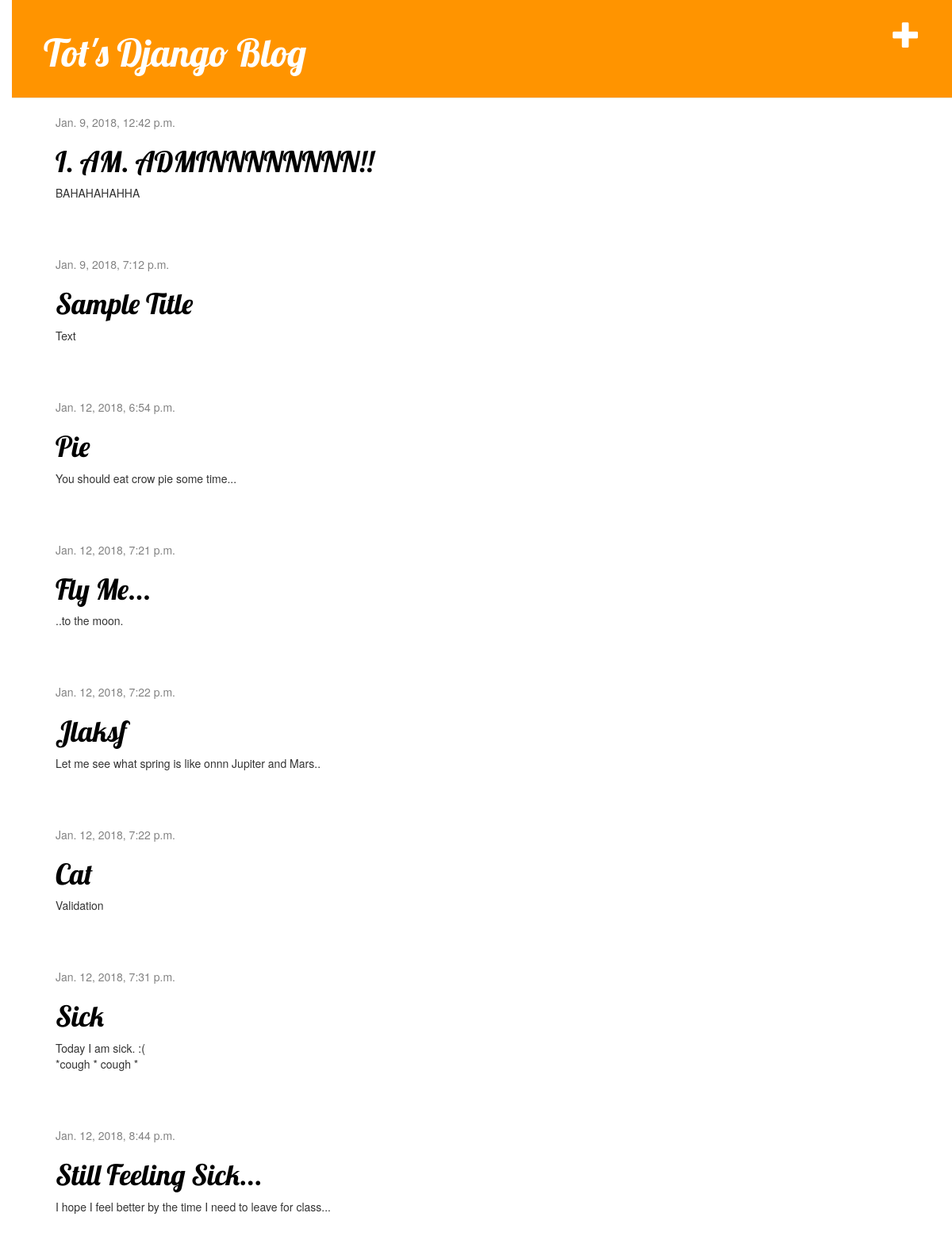
The app's page / (signed in) with its own data.
### blog/models.py (models this page shows, shortened)
class Post(models.Model):
    author = models.ForeignKey('auth.User',
        on_delete=models.CASCADE,
    )
    title = models.CharField(max_length=200)
    text=models.TextField()
    created_date = models.DateTimeField(
        default=timezone.now
    )
    published_date=models.DateTimeField(
        blank=True, null=True
    )

### blog/views.py (the view)
# urls.py: url(r'^$', views.post_list, name='post_list'),
def post_list(request):
    posts= Post.objects.filter(published_date__lte=timezone.now()).order_by('published_date')
    '''
    context = {
        'title':'Latest Posts',
        'posts':post
    } then pass in render instead of the current dictionary
    '''
    return render(request, 'blog/post_list.html', {'posts':posts})

### blog/templates/blog/post_list.html
{% extends "blog/base.html" %}
{% block content %}
    {% for post in posts %}
        <article class="post">
            <div class="date">
                {{post.published_date}}
            </div>
            <h1><a href="{% url 'post_detail' pk=post.pk %}">{{post.title}}</a></h1>
            <p>{{post.text|linebreaksbr}} </p>
        </article>
    {% endfor %}
{% endblock %}

### blog/static/css/blog.css (style rules this page uses)
body { padding-left: 15px; }
h1 a { color: #FCA205; font-family: 'Lobster'; }
h1, h2, h3, h4 { font-family: 'Lobster', cursive; }
.date { color: #828282; }
.post { margin-bottom: 70px; }
.post h1 a, .post h1 a:visited { color: #000000; }

### records on screen
Post: published_date "Jan. 9, 2018, 12:42 p.m.", title "I. AM. ADMINNNNNNNN!!", text "BAHAHAHAHHA"
Post: published_date "Jan. 9, 2018, 7:12 p.m.", title "Sample Title", text "Text"
Post: published_date "Jan. 12, 2018, 6:54 p.m.", title "Pie", text "You should eat crow pie some time..."
Post: published_date "Jan. 12, 2018, 7:21 p.m.", title "Fly Me...", text "..to the moon."
Post: published_date "Jan. 12, 2018, 7:22 p.m.", title "Jlaksf", text "Let me see what spring is like onnn Jupiter and Mars.."
Post: published_date "Jan. 12, 2018, 7:22 p.m.", title "Cat", text "Validation"
Post: published_date "Jan. 12, 2018, 7:31 p.m.", title "Sick", text "Today I am sick. :( *cough * cough *"
Post: published_date "Jan. 12, 2018, 8:44 p.m.", title "Still Feeling Sick...", text "I hope I feel better by the time I need to leave for class..."
